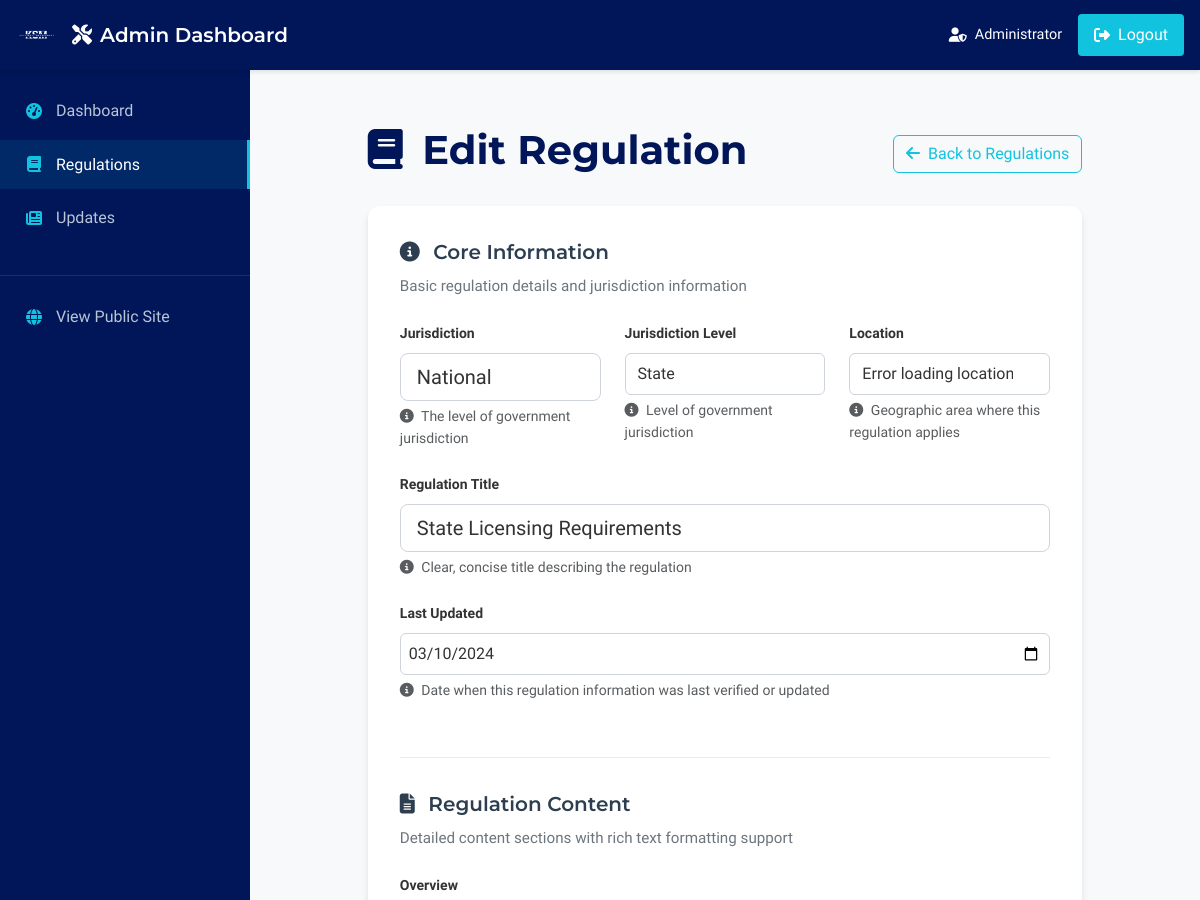
/admin/regulations/3/edit (signed in, upper part), run on an earlier commit of the app's database.
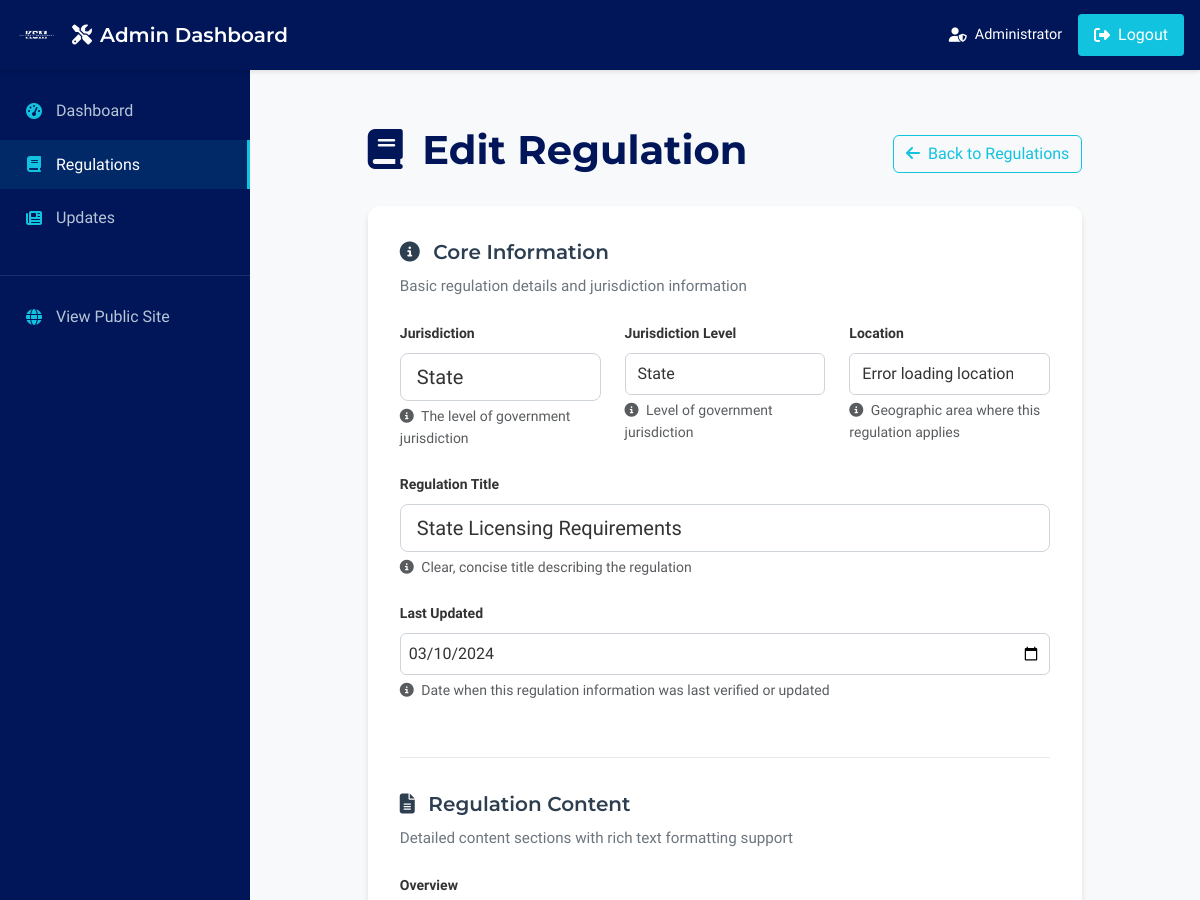
And on a later commit of the database.
### models.py (models this page shows, shortened)
class Regulation(db.Model):
    __tablename__ = 'regulations'
    id = db.Column(db.Integer, primary_key=True)
    jurisdiction = db.Column(db.String(100), nullable=False)  # Jurisdiction (combines level and location)
    jurisdiction_level = db.Column(db.String(20), nullable=False, default='Local')  # National, State, Local
    location = db.Column(db.String(100), nullable=False)  # Location
    title = db.Column(db.String(200), nullable=False)  # Title
    last_updated = db.Column(db.DateTime, default=datetime.utcnow)  # Last Updated
    overview = db.Column(db.Text, nullable=True)  # Overview - formatted content
    detailed_requirements = db.Column(db.Text, nullable=True)  # Detailed Requirements - formatted content
    compliance_steps = db.Column(db.Text, nullable=True)  # Compliance Steps - formatted content
    required_forms = db.Column(db.Text, nullable=True)  # Required Forms - formatted content
    penalties_non_compliance = db.Column(db.Text, nullable=True)  # Penalties for Non Compliance - formatted content
    recent_changes = db.Column(db.Text, nullable=True)  # Recent Changes - formatted content
    created_at = db.Column(db.DateTime, default=datetime.utcnow)
    updated_at = db.Column(db.DateTime, default=datetime.utcnow, onupdate=datetime.utcnow)

### app/blueprints/admin.py (the view, shortened to what this page needs)
@admin_bp.route('/regulations/<int:regulation_id>/edit', methods=['GET', 'POST'])
@require_admin_login
@log_admin_action('regulation_edit')
def edit_regulation(regulation_id):
    try:
        regulation = Regulation.query.get_or_404(regulation_id)
        form = RegulationForm(obj=regulation)
        logger.info(f"Editing regulation - ID: {regulation_id} | Title: {regulation.title}")
        return render_template('admin/edit_regulation.html', form=form, regulation=regulation, title='Edit Regulation')
    except Exception as e:
        logger.error(f"Error in edit_regulation - ID: {regulation_id} | Error: {str(e)}", exc_info=True)
        flash(f'Error editing regulation: {str(e)}', 'error')
        return redirect(url_for('admin.manage_regulations'))

### app/blueprints/admin.py (called while the page is built, shortened)
def is_admin_logged_in():
    return 'admin_id' in session

def require_admin_login(f):
    @wraps(f)
    def decorated_function(*args, **kwargs):
        return f(*args, **kwargs)
    return decorated_function

### templates/admin/edit_regulation.html (shortened to what the changed rows need)
{% extends "admin/admin_base.html" %}
{% block content %}
<div class="container my-4">
    <div class="row">
        <div class="col-lg-10 mx-auto">
            <div class="d-flex justify-content-between align-items-center mb-4">
                <h1 class="admin-form-title">
                    <i class="fas fa-book me-2"></i>
                    {{ title }}
                </h1>
            </div>
            <div class="admin-form-container">
                <form method="POST" id="regulationForm">
                    <div class="form-section">
                        <div class="section-content">
                            <div class="row">
                                <div class="col-md-4">
                                    <div class="mb-4">
                                        {{ form.jurisdiction.label(class="form-label required") }}
                                        {{ form.jurisdiction(class="form-control form-control-lg") }}
                                        <div class="form-text">
                                            <i class="fas fa-info-circle me-1"></i>
                                            {{ form.jurisdiction.description }}
                                        </div>
                                    </div>
                                </div>
                                <div class="col-md-4">
                                    <div class="mb-4">
                                        {{ form.jurisdiction_level.label(class="form-label required") }}
                                        {{ form.jurisdiction_level(class="form-select form-control-lg", id="jurisdictionSelect") }}
                                        <div class="form-text">
                                            <i class="fas fa-info-circle me-1"></i>
                                            {{ form.jurisdiction_level.description }}
                                        </div>
                                    </div>
                                </div>
                                <div class="col-md-4">
                                    <div class="mb-4">
                                        {{ form.location.label(class="form-label required") }}
                                        {{ form.location(class="form-select form-control-lg", id="locationSelect") }}
                                        <div class="form-text">
                                            <i class="fas fa-info-circle me-1"></i>
                                            {{ form.location.description }}
                                        </div>
                                    </div>
                                </div>
                            </div>
                            <div class="mb-4">
                                {{ form.title.label(class="form-label required") }}
                                {{ form.title(class="form-control form-control-lg") }}
                                <div class="form-text">
                                    <i class="fas fa-info-circle me-1"></i>
                                    {{ form.title.description }}
                                </div>
                            </div>
                            <div class="mb-4">
                                {{ form.last_updated.label(class="form-label") }}
                                {{ form.last_updated(class="form-control", type="date") }}
                                <div class="form-text">
                                    <i class="fas fa-info-circle me-1"></i>
                                    {{ form.last_updated.description }}
                                </div>
                            </div>
                        </div>
                    </div>
                </form>
            </div>
        </div>
    </div>
</div>
{% endblock %}

What changed in the data, as far as the page shows it:
changed Regulation "State": jurisdiction "National" → "State"
